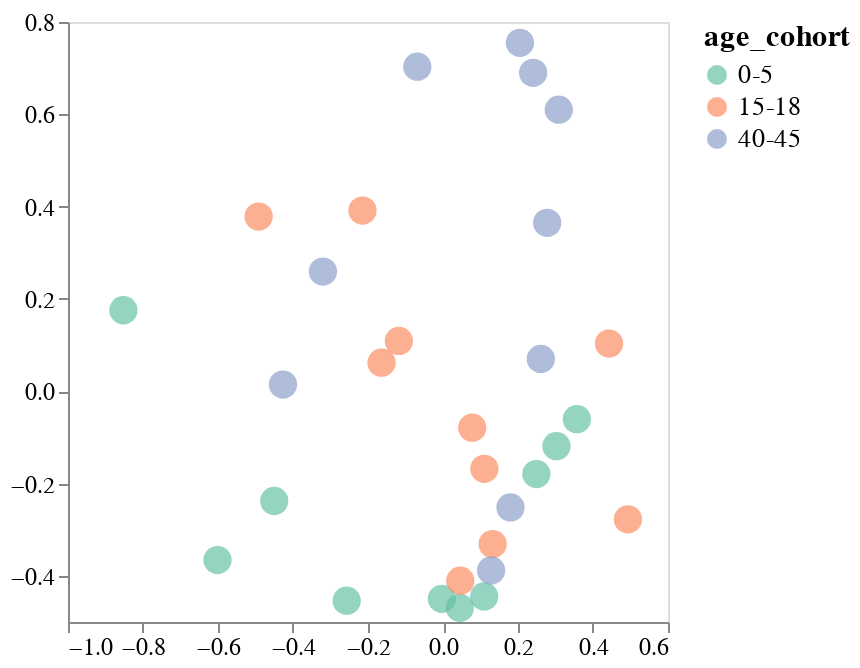

Here is the notebook cell this chart was saved with:
### Code cell
mds_and_plot(escape_df, site_or_aa='aa', p=3, 
             dissimilarity_method='one_minus', mds_random_state=8)

### Figure 1 — Vega-Lite specification as saved in the notebook (floating-point values rounded to 4 significant figures)
{"config": {"view": {"continuousWidth": 300, "continuousHeight": 300}, "axis": {"grid": false, "labelFontSize": 12, "title": null}, "legend": {"labelFontSize": 13, "titleFontSize": 15}}, "data": {"name": "data-005de808b40f620b0ad6552c94438e4f"}, "mark": {"type": "circle", "opacity": 0.7, "size": 200}, "encoding": {"color": {"field": "age_cohort", "scale": {"scheme": "set2"}, "type": "nominal"}, "detail": {"field": "serum", "type": "nominal"}, "tooltip": [{"field": "serum", "type": "nominal"}, {"field": "age_cohort", "type": "nominal"}], "x": {"field": "x_coord", "scale": {"padding": 5}, "type": "quantitative"}, "y": {"field": "y_coord", "scale": {"padding": 5}, "type": "quantitative"}}, "$schema": "https://vega.github.io/schema/vega-lite/v5.8.0.json", "datasets": {"data-005de808b40f620b0ad6552c94438e4f": [{"serum": "2367", "x_coord": 0.1098, "y_coord": -0.4446, "age_cohort": "0-5"}, {"serum": "3944", "x_coord": 0.04485, "y_coord": -0.4692, "age_cohort": "0-5"}, {"serum": "2462", "x_coord": 0.357, "y_coord": -0.06063, "age_cohort": "0-5"}, {"serum": "2389", "x_coord": -0.2568, "y_coord": -0.4537, "age_cohort": "0-5"}, {"serum": "2323", "x_coord": -0.002947, "y_coord": -0.4497, "age_cohort": "0-5"}, {"serum": "2388", "x_coord": 0.249, "y_coord": -0.1794, "age_cohort": "0-5"}, {"serum": "2463", "x_coord": 0.3026, "y_coord": -0.1189, "age_cohort": "0-5"}, {"serum": "3973", "x_coord": -0.4501, "y_coord": -0.2379, "age_cohort": "0-5"}, {"serum": "4299", "x_coord": -0.6014, "y_coord": -0.3658, "age_cohort": "0-5"}, {"serum": "4584", "x_coord": -0.8523, "y_coord": 0.1754, "age_cohort": "0-5"}, {"serum": "2343", "x_coord": 0.4427, "y_coord": 0.1032, "age_cohort": "15-18"}, {"serum": "2350", "x_coord": 0.07797, "y_coord": -0.07907, "age_cohort": "15-18"}, {"serum": "2365", "x_coord": 0.1103, "y_coord": -0.1681, "age_cohort": "15-18"}, {"serum": "2380", "x_coord": 0.4931, "y_coord": -0.2775, "age_cohort": "15-18"}, {"serum": "2382", "x_coord": -0.1639, "y_coord": 0.06176, "age_cohort": "15-18"}, {"serum": "3866", "x_coord": 0.1325, "y_coord": -0.3311, "age_cohort": "15-18"}, {"serum": "3856", "x_coord": -0.4917, "y_coord": 0.3785, "age_cohort": "15-18"}, {"serum": "3857", "x_coord": -0.1177, "y_coord": 0.1089, "age_cohort": "15-18"}, {"serum": "3862", "x_coord": -0.2148, "y_coord": 0.3915, "age_cohort": "15-18"}, {"serum": "3895", "x_coord": 0.04603, "y_coord": -0.4105, "age_cohort": "15-18"}, {"serum": "33C", "x_coord": 0.2778, "y_coord": 0.3649, "age_cohort": "40-45"}, {"serum": "34C", "x_coord": 0.1283, "y_coord": -0.3882, "age_cohort": "40-45"}, {"serum": "197C", "x_coord": -0.4267, "y_coord": 0.01454, "age_cohort": "40-45"}, {"serum": "199C", "x_coord": -0.06843, "y_coord": 0.7033, "age_cohort": "40-45"}, {"serum": "215C", "x_coord": 0.2609, "y_coord": 0.07009, "age_cohort": "40-45"}, {"serum": "210C", "x_coord": 0.2051, "y_coord": 0.7549, "age_cohort": "40-45"}, {"serum": "74C", "x_coord": 0.2404, "y_coord": 0.6899, "age_cohort": "40-45"}, {"serum": "68C", "x_coord": -0.3201, "y_coord": 0.2594, "age_cohort": "40-45"}, {"serum": "150C", "x_coord": 0.1799, "y_coord": -0.2518, "age_cohort": "40-45"}, {"serum": "18C", "x_coord": 0.3087, "y_coord": 0.6101, "age_cohort": "40-45"}]}}
